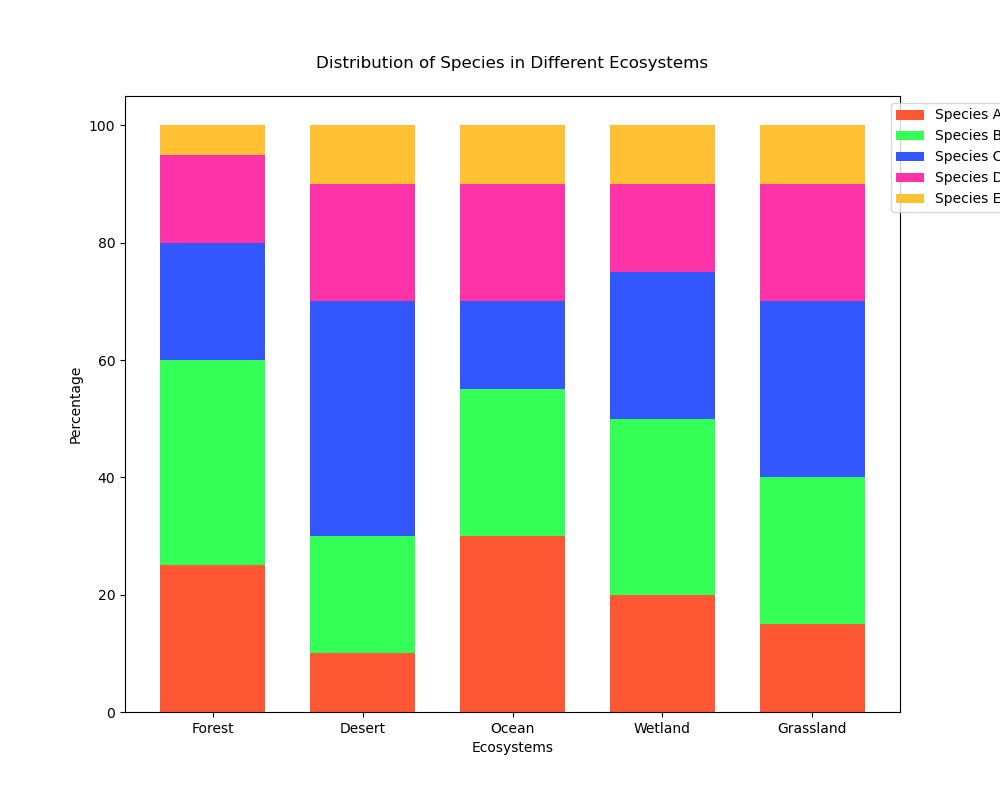

The Python source for this figure:

import matplotlib.pyplot as plt
import numpy as np

# Data
ecosystems = ['Forest', 'Desert', 'Ocean', 'Wetland', 'Grassland']
species_a = [25, 10, 30, 20, 15]
species_b = [35, 20, 25, 30, 25]
species_c = [20, 40, 15, 25, 30]
species_d = [15, 20, 20, 15, 20]
species_e = [5, 10, 10, 10, 10]

# Convert to percentage
total = np.array(species_a) + np.array(species_b) + np.array(species_c) + np.array(species_d) + np.array(species_e)
species_a = np.array(species_a) / total * 100
species_b = np.array(species_b) / total * 100
species_c = np.array(species_c) / total * 100
species_d = np.array(species_d) / total * 100
species_e = np.array(species_e) / total * 100

# Plot
fig, ax = plt.subplots(figsize=(10, 8))

bar_width = 0.7

bar1 = ax.bar(ecosystems, species_a, bar_width, color='#FF5733', label='Species A')
bar2 = ax.bar(ecosystems, species_b, bar_width, bottom=species_a, color='#33FF57', label='Species B')
bar3 = ax.bar(ecosystems, species_c, bar_width, bottom=species_a+species_b, color='#3357FF', label='Species C')
bar4 = ax.bar(ecosystems, species_d, bar_width, bottom=species_a+species_b+species_c, color='#FF33A8', label='Species D')
bar5 = ax.bar(ecosystems, species_e, bar_width, bottom=species_a+species_b+species_c+species_d, color='#FFC133', label='Species E')

# Add title and labels
ax.set_title('Distribution of Species in Different Ecosystems', pad=20)
ax.set_ylabel('Percentage')
ax.set_xlabel('Ecosystems')

# Add legend
ax.legend(loc='upper right', bbox_to_anchor=(1.15, 1))

plt.show()
